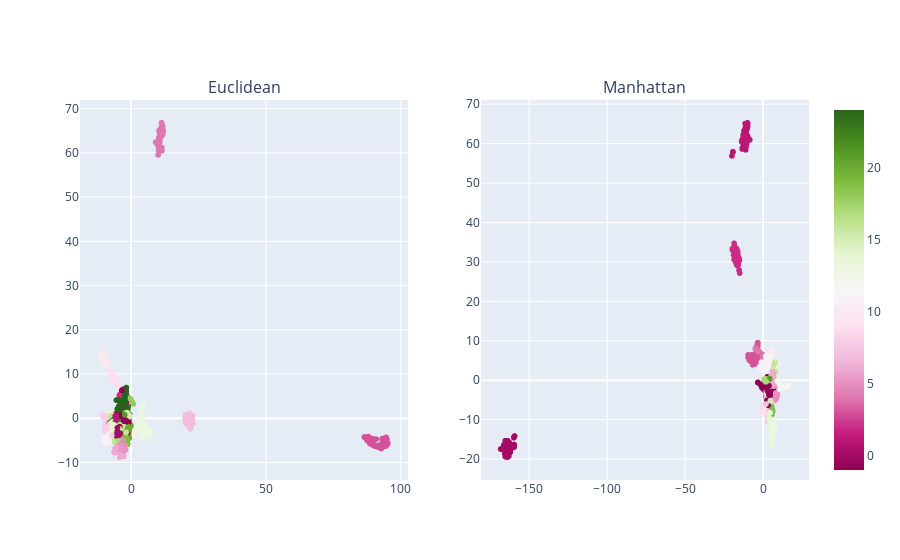

Write notebook code for a chart like this one.
### Code cell
# Create subplots
fig = make_subplots(rows=1, cols=2, subplot_titles=("Euclidean", "Manhattan"))

# Cos Euc: Add scatter plot for first dataset
fig.add_trace(get_plot(metric = 'euclidean', compression='LDA'), row = 1, col = 1)
fig.add_trace(get_plot(metric = 'manhattan', compression='LDA'), row = 1, col = 2)

# Show the combined figure
fig.show()

### Figure 1 — Plotly figure (JSON) as saved in the notebook; plotly's stock layout.template omitted (floating-point values rounded to 4 significant figures; data arrays with more than 128 entries replaced by an {"elided": "..."} marker saying what was removed)
{"data": [{"hovertemplate": "UMAP1=%{x}<br>UMAP2=%{y}<br>Cluster=%{marker.color}<extra></extra>", "legendgroup": "", "marker": {"color": {"elided": "7779 int values"}, "coloraxis": "coloraxis", "symbol": "circle"}, "mode": "markers", "name": "", "showlegend": false, "type": "scattergl", "x": {"elided": "7779 float values"}, "xaxis": "x", "y": {"elided": "7779 float values"}, "yaxis": "y"}, {"hovertemplate": "UMAP1=%{x}<br>UMAP2=%{y}<br>Cluster=%{marker.color}<extra></extra>", "legendgroup": "", "marker": {"color": {"elided": "7779 int values"}, "coloraxis": "coloraxis", "symbol": "circle"}, "mode": "markers", "name": "", "showlegend": false, "type": "scattergl", "x": {"elided": "7779 float values"}, "xaxis": "x2", "y": {"elided": "7779 float values"}, "yaxis": "y2"}], "layout": {"annotations": [{"font": {"size": 16}, "showarrow": false, "text": "Euclidean", "x": 0.225, "xanchor": "center", "xref": "paper", "y": 1, "yanchor": "bottom", "yref": "paper"}, {"font": {"size": 16}, "showarrow": false, "text": "Manhattan", "x": 0.775, "xanchor": "center", "xref": "paper", "y": 1, "yanchor": "bottom", "yref": "paper"}], "xaxis": {"anchor": "y", "domain": [0, 0.45]}, "xaxis2": {"anchor": "y2", "domain": [0.55, 1]}, "yaxis": {"anchor": "x", "domain": [0, 1]}, "yaxis2": {"anchor": "x2", "domain": [0, 1]}}}
